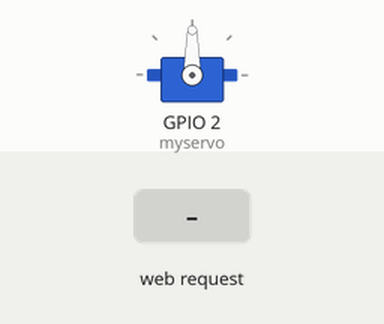
This sketch was run on a simulated ESP32. Parts: servo. Inputs (shaded band) come from the test bench. WiFi joins after 1.5 s; servers stay silent unless stated; what the sketch prints to the serial monitor is not drawn.

Above: at 2.7 s.
2.8 s: HTTP request GET /servo?angle=0 received
At 4.0 s:
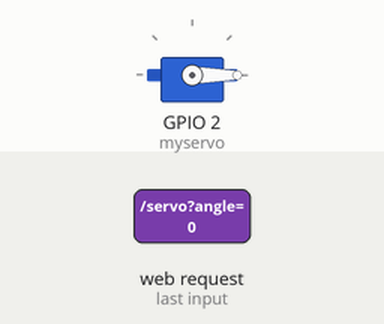
4.3 s: HTTP request GET /servo?angle=180 received
At 5.3 s:
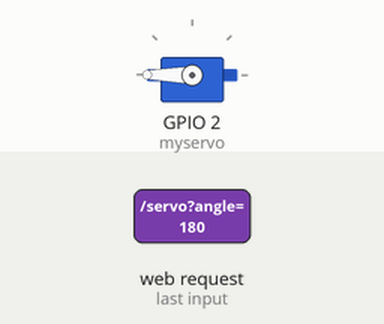
5.8 s: HTTP request GET /servo?angle=90 received
At 6.4 s:
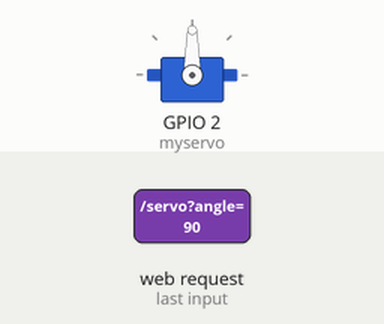
Timing chart, 0 to 8.8 s (numbered marks = the images above; inputs shaded):
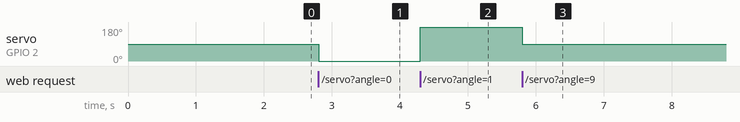

The sketch:

servo_server.ino
```cpp
//
// A simple server implementation showing how to:
//  * serve static messages
//  * read GET and POST parameters
//  * handle missing pages / 404s
//

#include <Arduino.h>
#ifdef ESP32
#include <WiFi.h>
#include <AsyncTCP.h>
#elif defined(ESP8266)
#include <ESP8266WiFi.h>
#include <ESPAsyncTCP.h>
#endif
#include <ESPAsyncWebServer.h>
#include <ESP32Servo.h>

Servo myservo;
AsyncWebServer server(80);

const char* ssid = "YOUR_SSID";
const char* password = "YOUR_PASSWORD";

const char* PARAM_MESSAGE = "message";

void notFound(AsyncWebServerRequest *request) {
    request->send(404, "text/plain", "Not found");
}

void setup() {

    Serial.begin(115200);
    myservo.attach(2);
    WiFi.mode(WIFI_STA);
    WiFi.begin(ssid, password);
    if (WiFi.waitForConnectResult() != WL_CONNECTED) {
        Serial.printf("WiFi Failed!\n");
        return;
    }

    Serial.print("IP Address: ");
    Serial.println(WiFi.localIP());

    server.on("/", HTTP_GET, [](AsyncWebServerRequest *request){
        request->send(200, "text/plain", "Hello, world");
    });

    // Send a GET request to <IP>/get?message=<message>
    server.on("/get", HTTP_GET, [] (AsyncWebServerRequest *request) {
        String message;
        if (request->hasParam(PARAM_MESSAGE)) {
            message = request->getParam(PARAM_MESSAGE)->value();
        } else {
            message = "No message sent";
        }
        request->send(200, "text/plain", "Hello, GET: " + message);
    });

    // Send a POST request to <IP>/post with a form field message set to <message>
    server.on("/post", HTTP_POST, [](AsyncWebServerRequest *request){
        String message;
        if (request->hasParam(PARAM_MESSAGE, true)) {
            message = request->getParam(PARAM_MESSAGE, true)->value();
        } else {
            message = "No message sent";
        }
        request->send(200, "text/plain", "Hello, POST: " + message);
    });

    server.on("/servo", HTTP_GET, [](AsyncWebServerRequest *request){
        String pageHTML = "<!DOCTYPE html><html><body><a href='servo?angle=0'>0 degree</a><br><a href='servo?angle=90'>90 degree</a><br><a href='servo?angle=180'>180 degree</a></body></html>";

        if (request->hasParam("angle")) {
            String angle = request->getParam("angle")->value();
            if (angle == "0"){
                myservo.write(0);
            } else if (angle == "90"){
                myservo.write(90);
            } else if (angle == "180"){
                myservo.write(180);
            }
        }
        // Add the following to send an HTTP response back to the client
        request->send(200, "text/html", pageHTML);
    });

    server.onNotFound(notFound);

    server.begin();
}

void loop() {
}
```

Measured:
- after the input at 2.8 s, servo on GPIO 2 (myservo): 90° → 0° at once
- after the input at 4.3 s, servo on GPIO 2 (myservo): 0° → 180° at once
- after the input at 5.8 s, servo on GPIO 2 (myservo): 180° → 90° at once
